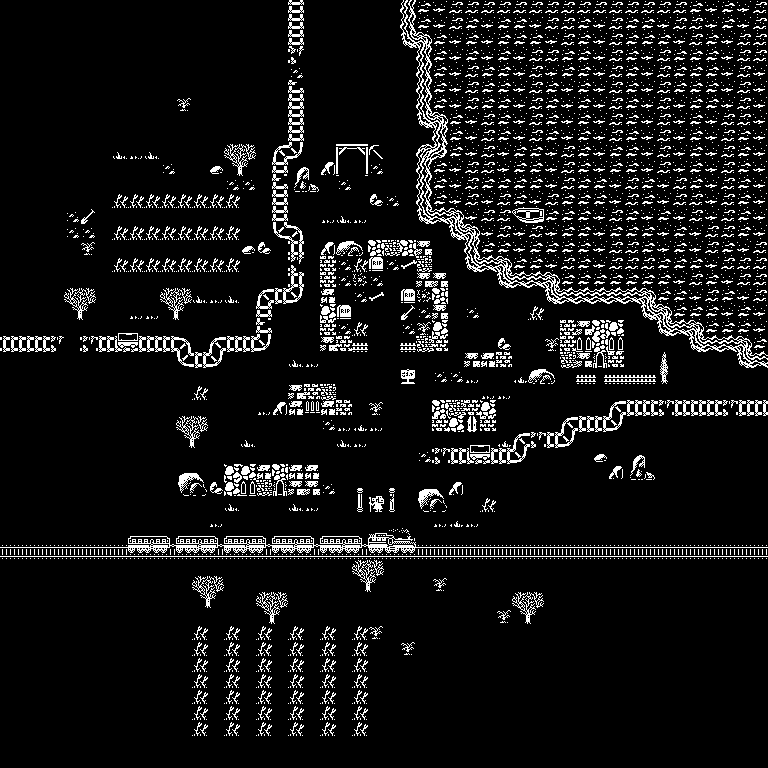

Tiled map render using the project's own tile images. Description and the whole map definition, tile-layer contents included, below:
An orthogonal 48x48 tile map with 16x16 px tiles, 1 tile layer (Tile Layer 1).

<map version="1.10" tiledversion="1.11.0" orientation="orthogonal" renderorder="right-down" width="48" height="48" tilewidth="16" tileheight="16" infinite="0" backgroundcolor="#000000" nextlayerid="2" nextobjectid="1">
 <editorsettings>
  <export target="map1.csv" format="csv" />
 </editorsettings>
 <tileset firstgid="1" source="tileset.tsx" />
 <layer id="1" name="Tile Layer 1" width="48" height="48">
  <data encoding="csv">
0,0,0,0,0,0,0,0,0,0,0,0,0,0,0,0,0,0,272,0,0,0,0,0,0,204,185,186,187,187,187,187,187,187,187,187,187,187,187,187,187,187,187,185,186,185,186,187,
0,0,0,0,0,0,0,0,0,0,0,0,0,0,0,0,0,0,272,0,0,0,0,0,0,204,185,186,187,185,186,185,185,186,187,187,185,186,187,185,185,186,187,187,186,185,186,187,
0,0,0,0,0,0,0,0,0,0,0,0,0,0,0,0,0,0,272,0,0,0,0,0,0,207,206,185,186,185,186,185,185,185,186,187,185,186,187,185,185,185,186,187,185,186,187,187,
0,0,0,0,0,0,0,0,0,0,0,0,0,0,0,0,0,0,306,0,0,0,0,0,0,0,204,185,186,185,186,185,186,187,187,185,185,186,187,185,186,187,185,185,185,186,187,187,
0,0,0,0,0,0,0,0,0,0,0,0,0,0,0,0,0,0,211,0,0,0,0,0,0,0,204,185,186,187,185,185,186,187,186,185,185,186,187,185,186,187,185,185,185,186,187,186,
0,0,0,0,0,0,0,0,0,0,0,0,0,0,0,0,0,0,307,0,0,0,0,0,0,0,204,185,186,187,185,185,186,187,185,186,185,186,187,185,186,187,185,185,185,186,187,186,
0,0,0,0,0,0,0,0,0,0,0,200,0,0,0,0,0,0,272,0,0,0,0,0,0,0,204,185,186,187,185,185,186,187,185,186,185,186,187,185,186,187,186,185,185,186,187,186,
0,0,0,0,0,0,0,0,0,0,0,0,0,0,0,0,0,0,272,0,0,0,0,0,0,0,207,206,185,186,187,185,186,187,185,186,185,186,187,185,186,187,186,185,186,187,187,186,
0,0,0,0,0,0,0,0,0,0,0,0,0,0,0,0,0,0,272,0,0,0,0,0,0,0,0,204,185,186,187,185,186,187,185,186,185,186,187,185,186,187,186,185,186,187,185,186,
0,0,0,0,0,0,0,245,246,245,0,0,0,0,217,218,0,271,305,0,0,433,435,334,0,0,205,208,185,186,187,186,185,185,186,187,185,186,185,185,186,187,186,185,186,187,185,186,
0,0,0,0,0,0,0,0,0,0,211,0,0,212,249,250,0,272,281,282,214,497,499,211,0,0,204,185,186,187,187,186,185,185,186,187,185,186,185,185,186,187,186,185,186,187,185,186,
0,0,0,0,0,0,0,0,0,0,0,0,0,0,211,211,0,307,313,314,0,211,0,0,0,0,204,185,186,187,185,185,185,185,186,187,185,185,186,187,185,186,187,185,186,187,185,186,
0,0,0,0,0,0,0,197,197,197,197,197,197,197,197,0,0,272,0,0,0,0,0,213,211,0,204,185,186,187,186,187,185,186,187,185,185,185,186,187,185,186,187,187,186,187,185,186,
0,0,0,0,211,372,0,0,0,0,0,0,0,0,0,0,0,272,0,0,246,245,246,0,0,0,207,203,206,186,187,187,188,189,185,185,185,186,187,185,186,185,186,187,186,187,185,186,
0,0,0,0,211,211,0,197,197,197,197,197,197,197,197,0,0,303,273,0,0,0,0,0,0,0,0,0,207,206,186,187,186,187,186,185,185,186,185,185,185,186,185,186,187,187,185,186,
0,0,0,0,0,200,0,0,0,0,0,0,0,0,0,212,213,0,304,0,214,315,316,296,292,296,514,0,0,204,185,185,186,185,185,185,185,186,187,187,185,186,185,186,187,185,186,187,
0,0,0,0,0,0,0,197,197,197,197,197,197,197,197,0,0,0,306,0,293,211,197,167,211,171,292,0,0,207,203,206,185,185,186,187,185,186,187,187,187,185,185,185,186,187,187,187,
0,0,0,0,0,0,0,0,0,0,0,0,0,0,0,0,0,0,304,0,293,211,168,211,0,0,514,514,0,0,0,207,203,203,206,185,185,185,185,185,185,185,186,187,185,186,187,187,
0,0,0,0,217,218,0,0,0,0,217,218,245,246,245,0,271,304,305,0,513,0,211,171,0,167,168,296,0,0,0,0,0,0,207,203,203,203,203,203,206,185,185,186,187,185,186,187,
0,0,0,0,249,250,0,0,246,246,249,250,0,0,0,0,272,0,0,0,297,167,0,0,0,372,211,514,0,211,0,0,0,197,0,0,0,0,0,0,207,206,185,185,185,186,185,186,
0,0,0,0,0,0,0,277,278,0,0,0,0,0,0,0,307,0,0,0,293,211,197,0,0,211,200,297,0,0,0,0,0,0,0,293,514,296,297,0,0,207,203,206,185,185,185,186,
304,304,304,306,0,306,304,309,310,304,304,273,0,271,304,304,305,0,0,0,514,293,365,0,0,365,292,293,0,0,0,213,0,0,200,293,266,296,266,0,0,0,0,207,203,203,206,185,
0,0,0,0,0,0,0,0,0,0,0,303,304,305,0,0,0,0,245,246,0,0,0,0,0,0,0,0,0,514,513,294,0,0,0,292,514,260,293,0,0,184,0,0,0,0,207,203,
0,0,0,0,0,0,0,0,0,0,0,0,0,0,0,0,0,0,0,0,616,0,0,0,0,161,0,211,211,246,0,0,247,315,316,0,365,366,365,365,365,248,0,0,0,0,0,0,
0,0,0,0,0,0,0,0,0,0,0,0,197,0,0,0,0,0,514,294,292,0,0,0,0,0,0,0,0,0,246,246,0,0,0,0,0,0,0,0,0,0,0,0,0,0,0,0,
0,0,0,0,0,0,0,0,0,0,0,0,0,0,0,0,246,214,513,265,513,294,0,200,0,0,0,296,292,293,297,0,0,0,0,0,0,0,271,304,304,306,304,304,304,306,304,304,
0,0,0,0,0,0,0,0,0,0,0,217,218,0,0,0,0,0,0,0,211,246,247,246,0,0,0,293,297,262,293,0,0,0,0,271,304,304,305,0,0,0,0,0,0,0,0,0,
0,0,0,0,0,0,0,0,0,0,0,249,250,0,0,245,0,0,0,0,0,245,246,0,0,0,0,0,0,277,278,247,271,306,304,305,0,0,0,0,0,0,0,0,0,0,0,0,
0,0,0,0,0,0,0,0,0,0,0,0,0,0,0,0,0,0,0,0,0,0,0,0,0,0,211,306,304,309,310,304,305,0,0,0,0,212,0,281,282,0,0,0,0,0,0,0,
0,0,0,0,0,0,0,0,0,0,0,279,280,0,297,297,513,296,513,513,0,0,0,0,0,0,0,0,0,0,0,0,0,0,0,0,0,0,214,313,314,0,0,0,0,0,0,0,
0,0,0,0,0,0,0,0,0,0,0,311,312,213,297,266,292,260,514,514,211,0,615,0,615,0,279,280,214,0,0,0,0,0,0,0,0,0,0,0,0,0,0,0,0,0,0,0,
0,0,0,0,0,0,0,0,0,0,0,0,0,0,245,0,0,0,245,246,0,0,647,1,648,0,311,312,0,0,197,0,0,0,0,0,0,0,0,0,0,0,0,0,0,0,0,0,
0,0,0,0,0,0,0,0,0,0,0,0,0,246,0,0,0,0,0,0,0,0,0,0,0,0,0,246,247,246,0,0,0,0,0,0,0,0,0,0,0,0,0,0,0,0,0,0,
0,0,0,0,0,0,0,0,350,351,352,350,351,352,350,351,352,350,351,352,350,351,352,344,345,346,0,0,0,0,0,0,0,0,0,0,0,0,0,0,0,0,0,0,0,0,0,0,
275,275,275,275,275,275,275,275,382,383,384,382,383,384,382,383,384,382,383,384,382,383,384,376,377,378,275,275,275,275,275,275,275,275,275,275,275,275,275,275,275,275,275,275,275,275,275,275,
0,0,0,0,0,0,0,0,0,0,0,0,0,0,0,0,0,0,0,0,0,0,217,218,0,0,0,0,0,0,0,0,0,0,0,0,0,0,0,0,0,0,0,0,0,0,0,0,
0,0,0,0,0,0,0,0,0,0,0,0,217,218,0,0,0,0,0,0,0,0,249,250,0,0,0,200,0,0,0,0,0,0,0,0,0,0,0,0,0,0,0,0,0,0,0,0,
0,0,0,0,0,0,0,0,0,0,0,0,249,250,0,0,217,218,0,0,0,0,0,0,0,0,0,0,0,0,0,0,217,218,0,0,0,0,0,0,0,0,0,0,0,0,0,0,
0,0,0,0,0,0,0,0,0,0,0,0,0,0,0,0,249,250,0,0,0,0,0,0,0,0,0,0,0,0,0,200,249,250,0,0,0,0,0,0,0,0,0,0,0,0,0,0,
0,0,0,0,0,0,0,0,0,0,0,0,197,0,197,0,197,0,197,0,197,0,197,200,0,0,0,0,0,0,0,0,0,0,0,0,0,0,0,0,0,0,0,0,0,0,0,0,
0,0,0,0,0,0,0,0,0,0,0,0,197,0,197,0,197,0,197,0,197,0,197,0,0,200,0,0,0,0,0,0,0,0,0,0,0,0,0,0,0,0,0,0,0,0,0,0,
0,0,0,0,0,0,0,0,0,0,0,0,197,0,197,0,197,0,197,0,197,0,197,0,0,0,0,0,0,0,0,0,0,0,0,0,0,0,0,0,0,0,0,0,0,0,0,556,
0,0,0,0,0,0,0,0,0,0,0,0,197,0,197,0,197,0,197,0,197,0,197,0,0,0,0,0,0,0,0,0,0,0,0,0,0,0,0,0,0,0,0,0,0,0,0,0,
0,0,0,0,0,0,0,0,0,0,0,0,197,0,197,0,197,0,197,0,197,0,197,0,0,0,0,0,0,0,0,0,0,0,0,0,0,0,0,0,0,0,0,0,0,0,0,0,
0,0,0,0,0,0,0,0,0,0,0,0,197,0,197,0,197,0,197,0,197,0,197,0,0,0,0,0,0,0,0,0,0,0,0,0,0,0,0,0,0,0,0,0,0,0,0,0,
0,0,0,0,0,0,0,0,0,0,0,0,197,0,197,0,197,0,197,0,197,0,197,0,0,0,0,0,0,0,0,0,0,0,0,0,0,0,0,0,0,0,0,0,0,0,0,0,
0,0,0,0,0,0,0,0,0,0,0,0,0,0,0,0,0,0,0,0,0,0,0,0,0,0,0,0,0,0,0,0,0,0,0,0,0,0,0,0,0,0,0,0,0,0,0,0,
0,0,0,0,0,0,0,0,0,0,0,0,0,0,0,0,0,0,0,0,0,0,0,0,0,0,0,0,0,0,0,0,0,0,0,0,0,0,0,0,0,0,0,0,0,0,0,0
</data>
 </layer>
</map>